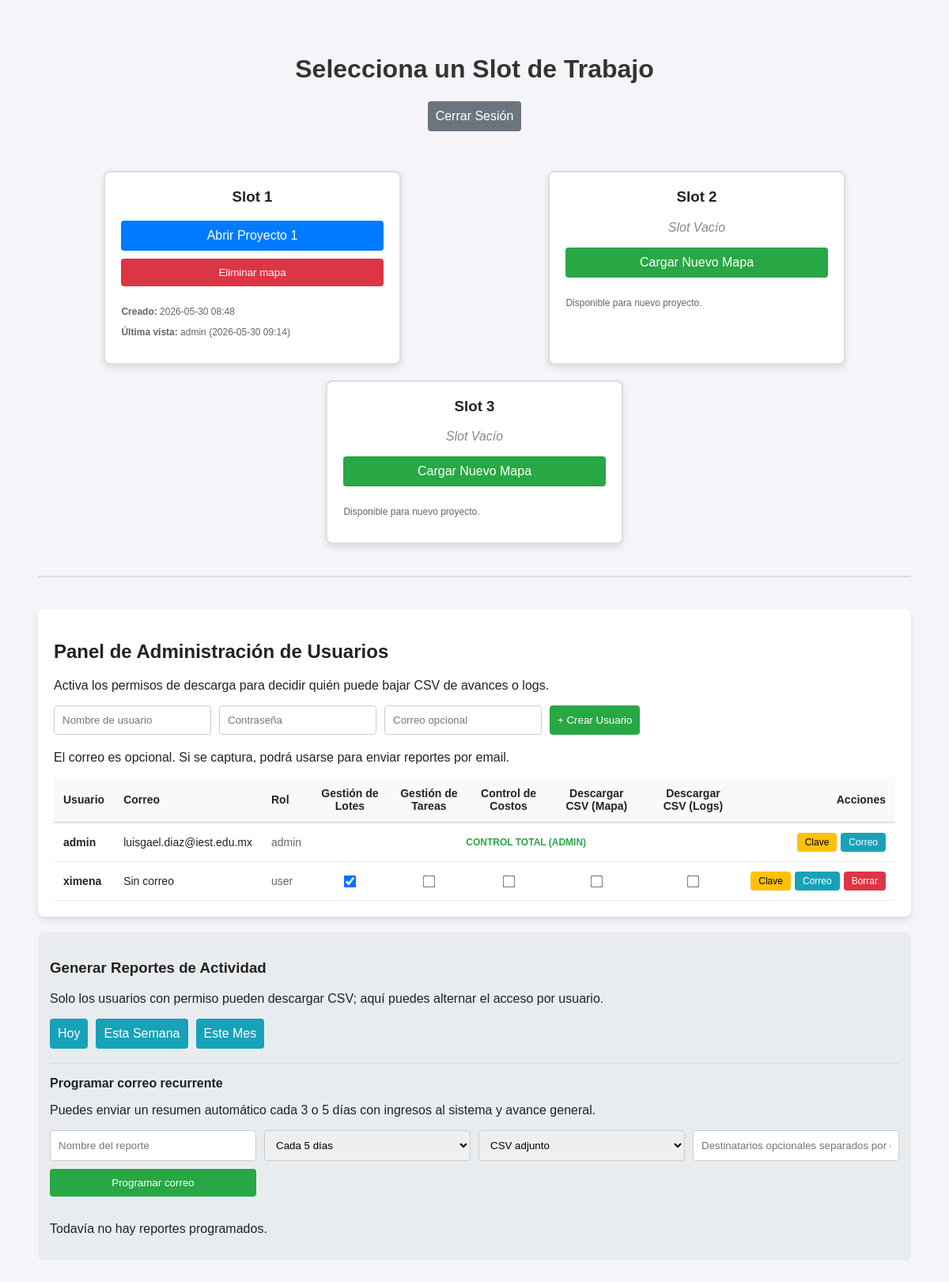
/dashboard (signed in), run on an earlier commit of the app's database.
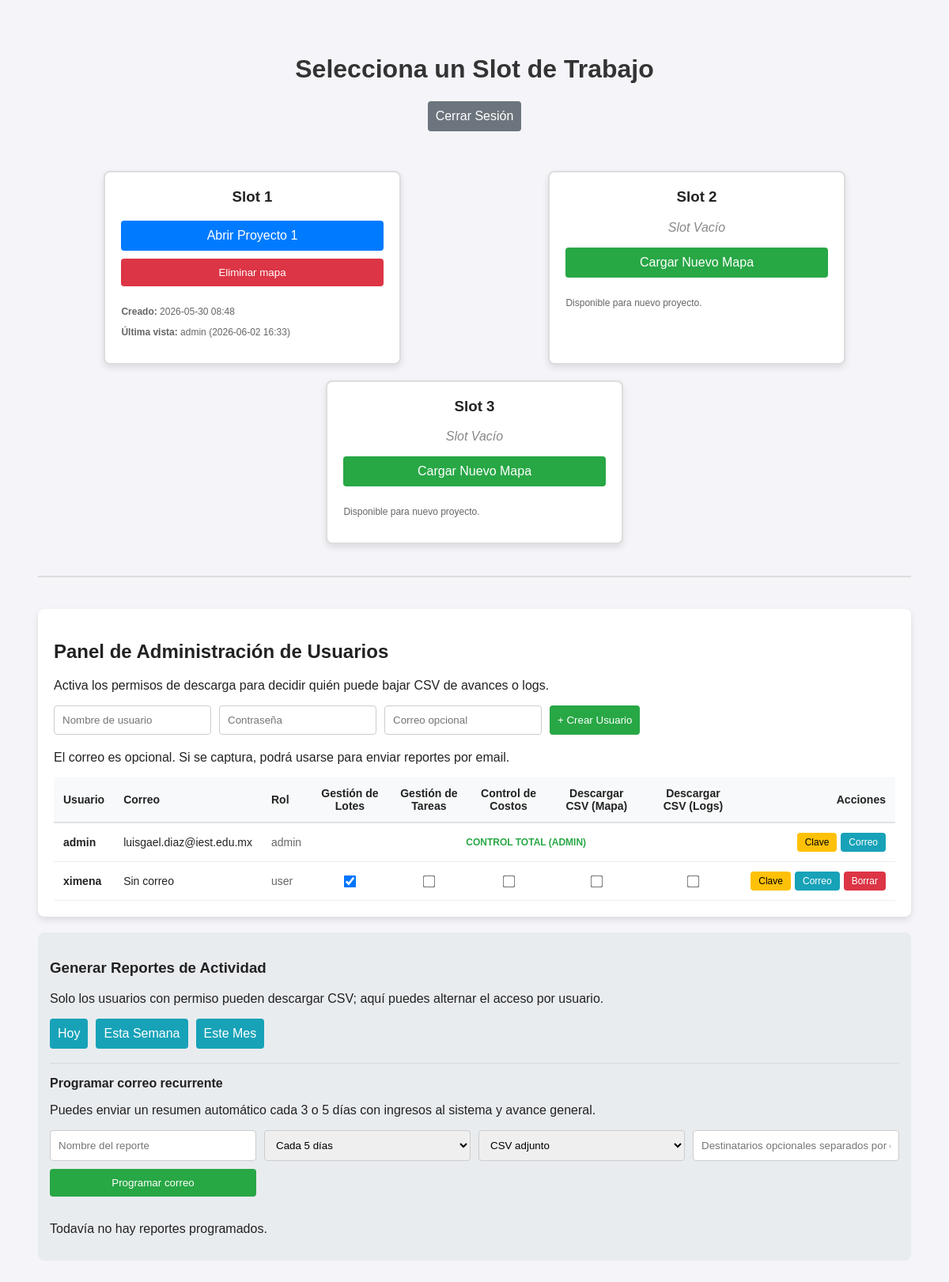
And on a later commit of the database.
### tables this page shows
CREATE TABLE slots
                         (id INTEGER PRIMARY KEY, nombre_real TEXT, slug TEXT, kml_data TEXT, 
                          creado_en TEXT, visto_por TEXT, visto_en TEXT);

CREATE TABLE usuarios
                         (id INTEGER PRIMARY KEY, username TEXT UNIQUE, password_hash TEXT,
                          rol TEXT, puede_agregar INTEGER, ultima_conexion TEXT, puede_editar INTEGER DEFAULT 0, puede_agregar_tareas INTEGER DEFAULT 0, puede_marcar_tareas INTEGER DEFAULT 0, puede_ver_costos INTEGER DEFAULT 0, puede_descargar_mapa INTEGER DEFAULT 0, puede_descargar_logs INTEGER DEFAULT 0, correo TEXT DEFAULT NULL);

### rutas/dashboard.py (the view)
@dashboard_bp.route('/dashboard')
def index():
    if not session.get('logeado'):
        return redirect(url_for('login.index'))
    slots = db.obtener_todos_los_slots()
    usuarios = db.obtener_todos_los_usuarios() if session.get('rol') == 'admin' else []
    reportes_programados = []
    if session.get('rol') == 'admin':
        for reporte in db.obtener_reportes_programados():
            destinatarios_raw = reporte[3] or ''
            try:
                destinatarios = json.loads(destinatarios_raw) if destinatarios_raw else []
            except Exception:
                destinatarios = [x.strip() for x in str(destinatarios_raw).replace(';', ',').split(',') if x.strip()]
            reportes_programados.append({
                'id': reporte[0],
                'nombre': reporte[1],
                'frecuencia_dias': reporte[2],
                'destinatarios': destinatarios,
                'formato': reporte[4],
                'activo': bool(reporte[5]),
                'creado_por': reporte[6],
                'creado_en': reporte[7],
                'ultimo_envio': reporte[8],
                'proximo_envio': reporte[9],
            })
    kml_saved = request.args.get('kml_saved')
    return render_template('dashboard.html', slots=slots, usuarios=usuarios, reportes_programados=reportes_programados, rol_actual=session.get('rol'), kml_saved=kml_saved)

### database.py (called while the page is built)
    def _get_connection(self):
        conn = sqlite3.connect(self.db_path)
        conn.row_factory = sqlite3.Row
        return conn

    def obtener_todos_los_usuarios(self):
        with self._get_connection() as conn:
            c = conn.cursor()
            c.execute('SELECT id, username, rol, puede_agregar, ultima_conexion, puede_editar, puede_agregar_tareas, puede_marcar_tareas, puede_ver_costos, puede_descargar_mapa, puede_descargar_logs, correo FROM usuarios')
            return c.fetchall()

    def obtener_todos_los_slots(self):
        with self._get_connection() as conn:
            c = conn.cursor()
            c.execute('SELECT id, nombre_real, slug, kml_data, creado_en, visto_por, visto_en FROM slots')
            return c.fetchall()

    def obtener_reportes_programados(self, activo=None):
        with self._get_connection() as conn:
            c = conn.cursor()
            query = 'SELECT id, nombre, frecuencia_dias, destinatarios_json, formato, activo, creado_por, creado_en, ultimo_envio, proximo_envio FROM reportes_programados'
            params = []
            if activo is not None:
                query += ' WHERE activo = ?'
                params.append(1 if activo else 0)
            query += ' ORDER BY proximo_envio ASC, id DESC'
            c.execute(query, tuple(params))
            return c.fetchall()

### templates/dashboard.html (shortened to what this page needs)
<!doctype html>
<html lang="es">
<head>
    <link rel="stylesheet" href="{{ url_for('static', filename='css/dashboard.css') }}">
</head>
<body>
    <h1>Selecciona un Slot de Trabajo</h1>
    <div class="page-actions">
        <a href="/logout" class="btn btn-secondary btn-auto">Cerrar Sesión</a>
    </div>
    <div class="slots-container">
        {% for slot in slots %}
        <div class="slot">
            <h3>Slot {{ slot[0] }}</h3>
            {% if slot[3] %}
            <a href="/adhesa/{{ slot[2] }}" class="btn">Abrir {{ slot[1] }}</a>
            <button onclick="abrirModal('{{ slot[0] }}')" class="btn btn-delete">Eliminar mapa</button>
            <div class="metadata">
                <p><strong>Creado:</strong> {{ slot[4] }}</p>
                <p><strong>Última vista:</strong> {{ slot[5] }} ({{ slot[6] }})</p>
            </div>
            {% else %}
            <p class="slot-empty">Slot Vacío</p>
            <form action="/cargar_kml/{{ slot[0] }}" method="POST" enctype="multipart/form-data">
                <label for="upload-{{ slot[0] }}" class="btn btn-empty">Cargar Nuevo Mapa</label>
            </form>
            <div class="metadata">
                <p>Disponible para nuevo proyecto.</p>
            </div>
            {% endif %}
        </div>
        {% endfor %}
    </div>
    {% if rol_actual == 'admin' %}
    <hr class="section-divider" />
    <div class="panel-card">
        <h2>Panel de Administración de Usuarios</h2>
        <p class="panel-help">Activa los permisos de descarga para decidir quién puede bajar CSV de avances o logs.</p>
        <form action="/admin/crear_usuario" method="POST" class="inline-form">
            <input type="text" name="nuevo_usuario" placeholder="Nombre de usuario" required class="field-input" />
            <input type="password" name="nueva_password" placeholder="Contraseña" required class="field-input" />
            <input type="email" name="nuevo_correo" placeholder="Correo opcional" class="field-input" />
            <button type="submit" class="btn btn-success btn-auto">+ Crear Usuario</button>
        </form>
        <p class="panel-help">El correo es opcional. Si se captura, podrá usarse para enviar reportes por email.</p>
        <div class="admin-table-container">
        <table class="admin-table">
            <thead>
                <tr>
                    <th>Usuario</th>
                    <th>Correo</th>
                    <th>Rol</th>
                    <th class="text-center">Gestión de Lotes</th>
                    <th class="text-center">Gestión de Tareas</th>
                    <th class="text-center">Control de Costos</th>
                    <th class="text-center">Descargar CSV (Mapa)</th>
                    <th class="text-center">Descargar CSV (Logs)</th>
                    <th class="text-right">Acciones</th>
                </tr>
            </thead>
            <tbody>
                {% for u in usuarios %}
                <tr>
                    <td class="admin-user">{{ u[1] }}</td>
                    <td class="admin-email">{{ u[11] or 'Sin correo' }}</td>
                    <td class="admin-role">{{ u[2] }}</td>
                    {% if u[2] != 'admin' %}
                    <td class="permission-cell">
                        <input type="checkbox" {{ 'checked' if u[3]==1 }}
                            onclick="document.getElementById('toggle-lotes-{{ u[0] }}').submit()"
                            class="permission-toggle">
                    </td>
                    <td class="permission-cell">
                        <input type="checkbox" {{ 'checked' if u[6]==1 }}
                            onclick="document.getElementById('toggle-tareas-{{ u[0] }}').submit()"
                            class="permission-toggle">
                    </td>
                    <td class="permission-cell">
                        <input type="checkbox" {{ 'checked' if u[8]==1 }}
                            onclick="document.getElementById('toggle-costos-{{ u[0] }}').submit()"
                            class="permission-toggle">
                    </td>
                    <td class="permission-cell">
                        <input type="checkbox" {{ 'checked' if u[9]==1 }}
                            onclick="document.getElementById('toggle-descargas-mapa-{{ u[0] }}').submit()"
                            class="permission-toggle">
                    </td>
                    <td class="permission-cell">
                        <input type="checkbox" {{ 'checked' if u[10]==1 }}
                            onclick="document.getElementById('toggle-descargas-logs-{{ u[0] }}').submit()"
                            class="permission-toggle">
                    </td>
                    {% else %}
                    <td colspan="5" class="admin-total">CONTROL TOTAL (ADMIN)</td>
                    {% endif %}
                    <td class="text-right">
                        <div class="table-actions">
                            <button type="button" data-user-id="{{ u[0] }}" data-username="{{ u[1] }}"
                                onclick="abrirModalPass(this)"
                                class="btn btn-warning btn-small">Clave</button>
                            <button type="button" data-user-id="{{ u[0] }}" data-username="{{ u[1] }}"
                                data-email="{{ u[11] or '' }}" onclick="abrirModalCorreo(this)"
                                class="btn btn-info btn-small">Correo</button>
                            {% if u[2] != 'admin' %}
                            <form action="/admin/eliminar_usuario/{{ u[0] }}" method="POST"
                                onsubmit="return confirm('¿Seguro que deseas eliminar a este usuario?');"
                                class="slot-actions">
                                <button type="submit" class="btn btn-delete btn-small">Borrar</button>
                            </form>
                            {% endif %}
                        </div>
                    </td>
                </tr>
                {% endfor %}
            </tbody>
        </table>
        </div>
    </div>
    {% endif %}
    {% if rol_actual == 'admin' %}
    <div class="report-panel">
        <h3>Generar Reportes de Actividad</h3>
        <p class="panel-help">Solo los usuarios con permiso pueden descargar CSV; aquí puedes alternar el acceso por usuario.</p>
        <div class="report-actions">
            <a href="/admin/reporte/dia" class="btn btn-info btn-auto">Hoy</a>
            <a href="/admin/reporte/semana" class="btn btn-info btn-auto">Esta Semana</a>
            <a href="/admin/reporte/mes" class="btn btn-info btn-auto">Este Mes</a>
        </div>
        <div class="report-schedule-panel">
            <h4>Programar correo recurrente</h4>
            <p class="panel-help">Puedes enviar un resumen automático cada 3 o 5 días con ingresos al sistema y avance general.</p>
            <form action="/admin/programar_reporte_actividad" method="POST" class="report-schedule-form">
                <input type="text" name="nombre" placeholder="Nombre del reporte" class="field-input">
                <select name="frecuencia_dias" class="field-input" required>
                    <option value="5" selected>Cada 5 días</option>
                </select>
                <select name="formato" class="field-input" required>
                    <option value="csv" selected>CSV adjunto</option>
                </select>
                <input type="text" name="destinatarios" placeholder="Destinatarios opcionales separados por coma" class="field-input">
                <button type="submit" class="btn btn-success btn-auto">Programar correo</button>
            </form>
            <div class="report-schedule-list">
                {% if reportes_programados %}
                    {% for reporte in reportes_programados %}
                    <div class="report-schedule-card {{ 'is-active' if reporte.activo else 'is-inactive' }}">
                        <div class="report-schedule-head">
                            <strong>{{ reporte.nombre }}</strong>
                            <span class="schedule-badge">Cada {{ reporte.frecuencia_dias }} días</span>
                        </div>
                        <div class="report-schedule-meta">
                            <span>Formato: {{ reporte.formato|upper }}</span>
                            <span>Estado: {{ 'Activo' if reporte.activo else 'Pausado' }}</span>
                            <span>Próximo envío: {{ reporte.proximo_envio or '--' }}</span>
                            <span>Último envío: {{ reporte.ultimo_envio or '--' }}</span>
                            <span>Destinatarios: {{ reporte.destinatarios|join(', ') if reporte.destinatarios else 'Usa correos configurados' }}</span>
                        </div>
                        <div class="report-schedule-actions">
                            <form action="/admin/toggle_reporte_programado/{{ reporte.id }}" method="POST">
                                <button type="submit" class="btn btn-info btn-small">{{ 'Pausar' if reporte.activo else 'Activar' }}</button>
                            </form>
                            <form action="/admin/eliminar_reporte_programado/{{ reporte.id }}" method="POST" onsubmit="return confirm('¿Eliminar este reporte programado?');">
                                <button type="submit" class="btn btn-delete btn-small">Eliminar</button>
                            </form>
                        </div>
                    </div>
                    {% endfor %}
                {% else %}
                    <p class="panel-help">Todavía no hay reportes programados.</p>
                {% endif %}
            </div>
        </div>
    </div>
    {% endif %}
</body>
</html>

### static/css/dashboard.css (style rules this page uses)
body { font-family: sans-serif; background-color: #f4f4f9; padding: 40px; color: #222; }
h1 { text-align: center; color: #333; }
.page-actions { text-align: center; margin-bottom: 20px; }
.slots-container { display: flex; justify-content: space-around; gap: 20px; margin-top: 50px; flex-wrap: wrap; }
.slot { background: white; padding: 20px; border-radius: 8px; box-shadow: 0 4px 8px rgba(0, 0, 0, 0.1); width: 30%; min-width: 280px; text-align: center; border: 2px solid #ddd; }
.slot h3 { margin-top: 0; }
.slot-empty { color: #888; font-style: italic; }
.btn { display: inline-block; width: 100%; padding: 10px; margin-bottom: 10px; background: #007bff; color: white; text-decoration: none; border: none; border-radius: 4px; cursor: pointer; box-sizing: border-box; }
.btn-auto { width: auto; margin: 0; }
.btn-small { width: auto; margin: 0; padding: 5px 10px; font-size: 12px; }
.btn-secondary { background: #6c757d; }
.btn-info { background: #17a2b8; }
.btn-success { background: #28a745; }
.btn-warning { background: #ffc107; color: #000; }
.btn-delete { background: #dc3545; }
.btn-empty { background: #28a745; }
.metadata { font-size: 12px; color: #666; margin-top: 15px; text-align: left; }
.panel-card { background: white; padding: 20px; border-radius: 8px; box-shadow: 0 4px 8px rgba(0, 0, 0, 0.1); margin-top: 20px; }
.panel-card { max-height: 70vh; overflow: auto; }
.admin-table-container { max-height: 40vh; overflow: auto; }
.inline-form { margin-bottom: 20px; display: flex; gap: 10px; flex-wrap: wrap; }
.field-input { padding: 10px; border: 1px solid #ccc; border-radius: 4px; box-sizing: border-box; }
.admin-table { width: 100%; border-collapse: collapse; text-align: left; font-size: 14px; }
.admin-table thead tr { background-color: #f8f9fa; border-bottom: 2px solid #dee2e6; }
.admin-table th, .admin-table td { padding: 12px; }
.admin-table tbody tr { border-bottom: 1px solid #eee; }
.admin-user { font-weight: bold; }
.admin-role { color: #666; }
.permission-cell { text-align: center; }
.permission-toggle { cursor: pointer; transform: scale(1.2); }
.admin-total { padding: 10px; text-align: center; color: #28a745; font-weight: bold; font-size: 12px; }
.table-actions { display: flex; gap: 5px; justify-content: flex-end; }
.report-panel { margin-top: 20px; padding: 15px; background: #e9ecef; border-radius: 8px; }
.report-actions { display: flex; gap: 10px; flex-wrap: wrap; }
.report-schedule-panel { margin-top: 18px; padding-top: 16px; border-top: 1px solid rgba(0, 0, 0, 0.08); }
.report-schedule-panel h4 { margin: 0 0 8px 0; }
.report-schedule-form { display: grid; grid-template-columns: repeat(4, minmax(0, 1fr)); gap: 10px; margin: 12px 0 16px; }
.report-schedule-list { display: grid; gap: 10px; }
.text-center { text-align: center; }
.text-right { text-align: right; }
.section-divider { margin: 40px 0; border: 1px solid #ddd; }

What changed in the data, as far as the page shows it:
changed slots "Proyecto 1": visto_en "2026-05-30 09:14" → "2026-06-02 16:33"
